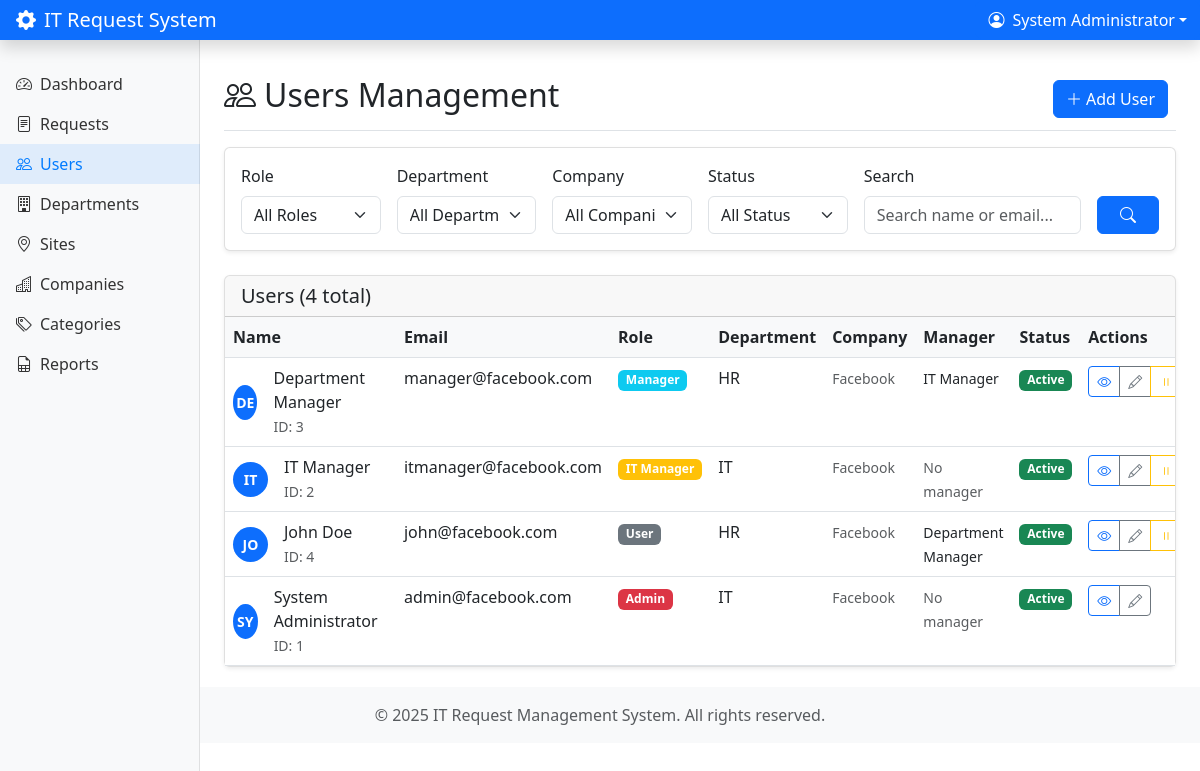
Screenshot of /users/index.php (signed in) with the database file from the repository.
### tables this page shows
CREATE TABLE `users` (
  `id` int(11) NOT NULL AUTO_INCREMENT,
  `name` varchar(255) NOT NULL,
  `email` varchar(255) NOT NULL,
  `password` varchar(255) NOT NULL,
  `role` enum('Admin','Manager','IT Manager','User') NOT NULL DEFAULT 'User',
  `department_id` int(11) NOT NULL,
  `company_id` int(11) NOT NULL,
  `reporting_manager_id` int(11) DEFAULT NULL,
  `is_active` tinyint(1) NOT NULL DEFAULT 1,
  `created_at` timestamp NOT NULL DEFAULT current_timestamp(),
  `updated_at` timestamp NOT NULL DEFAULT current_timestamp() ON UPDATE current_timestamp(),
  PRIMARY KEY (`id`),
  UNIQUE KEY `email` (`email`),
  KEY `fk_user_department` (`department_id`),
  KEY `fk_user_company` (`company_id`),
  KEY `fk_user_manager` (`reporting_manager_id`),
  CONSTRAINT `fk_user_company` FOREIGN KEY (`company_id`) REFERENCES `companies` (`id`),
  CONSTRAINT `fk_user_department` FOREIGN KEY (`department_id`) REFERENCES `departments` (`id`),
  CONSTRAINT `fk_user_manager` FOREIGN KEY (`reporting_manager_id`) REFERENCES `users` (`id`) ON DELETE SET NULL
);

CREATE TABLE `departments` (
  `id` int(11) NOT NULL AUTO_INCREMENT,
  `name` varchar(255) NOT NULL,
  `description` text,
  `company_id` int(11) NOT NULL,
  `created_at` timestamp NOT NULL DEFAULT current_timestamp(),
  `updated_at` timestamp NOT NULL DEFAULT current_timestamp() ON UPDATE current_timestamp(),
  PRIMARY KEY (`id`),
  KEY `fk_dept_company` (`company_id`),
  CONSTRAINT `fk_dept_company` FOREIGN KEY (`company_id`) REFERENCES `companies` (`id`) ON DELETE CASCADE
);

CREATE TABLE `companies` (
  `id` int(11) NOT NULL AUTO_INCREMENT,
  `name` varchar(255) NOT NULL,
  `description` text,
  `created_at` timestamp NOT NULL DEFAULT current_timestamp(),
  `updated_at` timestamp NOT NULL DEFAULT current_timestamp() ON UPDATE current_timestamp(),
  PRIMARY KEY (`id`),
  UNIQUE KEY `name` (`name`)
);

### users/index.php (the view, shortened to what the rows shown need)
<?php
require_once '../includes/auth.php';
$params = [];
$page = isset($_GET['page']) ? max(1, intval($_GET['page'])) : 1;
$per_page = 20;
$offset = ($page - 1) * $per_page;
$where_clause = '';
$users_query = "
    SELECT u.*, d.name as department_name, c.name as company_name,
           m.name as manager_name
    FROM users u
    JOIN departments d ON u.department_id = d.id
    JOIN companies c ON u.company_id = c.id
    LEFT JOIN users m ON u.reporting_manager_id = m.id
    $where_clause
    ORDER BY u.name ASC
    LIMIT $per_page OFFSET $offset
";
$users = fetchAll($pdo, $users_query, $params);
include '../includes/header.php';
?>
<div class="d-flex justify-content-between flex-wrap flex-md-nowrap align-items-center pt-3 pb-2 mb-3 border-bottom">
    <h1 class="h2">
        <i class="bi bi-people me-2"></i>Users Management
    </h1>
</div>
<div class="card">
    <div class="card-body p-0">
        <?php if (empty($users)): ?>
            <div class="text-center py-5">
                <i class="bi bi-people display-1 text-muted"></i>
                <h4 class="mt-3">No users found</h4>
                <p class="text-muted">Try adjusting your filters or add a new user.</p>
                <?php if (hasRole(['Admin'])): ?>
                    <a href="create.php" class="btn btn-primary">
                        <i class="bi bi-plus-lg me-1"></i>Add User
                    </a>
                <?php endif; ?>
            </div>
        <?php else: ?>
            <div class="table-responsive">
                <table class="table table-hover mb-0">
                    <thead>
                        <tr>
                            <th>Name</th>
                            <th>Email</th>
                            <th>Role</th>
                            <th>Department</th>
                            <th>Company</th>
                            <th>Manager</th>
                            <th>Status</th>
                            <th>Actions</th>
                        </tr>
                    </thead>
                    <tbody>
                        <?php foreach ($users as $user): ?>
                            <tr>
                                <td>
                                    <div class="d-flex align-items-center">
                                        <div class="avatar-sm bg-primary text-white rounded-circle d-flex align-items-center justify-content-center me-3">
                                            <?php echo strtoupper(substr($user['name'], 0, 2)); ?>
                                        </div>
                                        <div>
                                            <div class="fw-medium"><?php echo htmlspecialchars($user['name']); ?></div>
                                            <small class="text-muted">ID: <?php echo $user['id']; ?></small>
                                        </div>
                                    </div>
                                </td>
                                <td><?php echo htmlspecialchars($user['email']); ?></td>
                                <td>
                                    <?php
                                    $role_class = [
                                        'Admin' => 'danger',
                                        'IT Manager' => 'warning',
                                        'Manager' => 'info',
                                        'User' => 'secondary'
                                    ];
                                    $class = $role_class[$user['role']] ?? 'secondary';
                                    ?>
                                    <span class="badge bg-<?php echo $class; ?>">
                                        <?php echo htmlspecialchars($user['role']); ?>
                                    </span>
                                </td>
                                <td>
                                    <div><?php echo htmlspecialchars($user['department_name']); ?></div>
                                </td>
                                <td>
                                    <small class="text-muted"><?php echo htmlspecialchars($user['company_name']); ?></small>
                                </td>
                                <td>
                                    <?php if ($user['manager_name']): ?>
                                        <small><?php echo htmlspecialchars($user['manager_name']); ?></small>
                                    <?php else: ?>
                                        <small class="text-muted">No manager</small>
                                    <?php endif; ?>
                                </td>
                                <td>
                                    <?php if ($user['is_active']): ?>
                                        <span class="badge bg-success">Active</span>
                                    <?php else: ?>
                                        <span class="badge bg-secondary">Inactive</span>
                                    <?php endif; ?>
                                </td>
                                <td>
                                    <div class="btn-group btn-group-sm">
                                        <a href="view.php?id=<?php echo $user['id']; ?>"
                                           class="btn btn-outline-primary" title="View">
                                            <i class="bi bi-eye"></i>
                                        </a>
                                        <?php if (hasRole(['Admin'])): ?>
                                                <a href="edit.php?id=<?php echo $user['id']; ?>"
                                                class="btn btn-outline-secondary" title="Edit">
                                                <i class="bi bi-pencil"></i>
                                            </a>
                                        <?php endif; ?>
                                        <?php if (hasRole(['Admin']) && $user['id'] != $current_user['id']): ?>
                                            <a href="toggle_status.php?id=<?php echo $user['id']; ?>"
                                               class="btn btn-outline-<?php echo $user['is_active'] ? 'warning' : 'success'; ?>"
                                               title="<?php echo $user['is_active'] ? 'Deactivate' : 'Activate'; ?>"
                                               onclick="return confirm('Are you sure you want to <?php echo $user['is_active'] ? 'deactivate' : 'activate'; ?> this user?')">
                                                <i class="bi bi-<?php echo $user['is_active'] ? 'pause' : 'play'; ?>"></i>
                                            </a>
                                        <?php endif; ?>
                                    </div>
                                </td>
                            </tr>
                        <?php endforeach; ?>
                    </tbody>
                </table>
            </div>
        <?php endif; ?>
    </div>
</div>
<?php include '../includes/footer.php'; ?>

### includes/header.php (shortened to what the rows shown need)
<?php
$current_user = getCurrentUser();
?>
<!DOCTYPE html>
<html lang="en">
<head>
    <link href="https://cdn.jsdelivr.net/npm/bootstrap@5.3.0/dist/css/bootstrap.min.css" rel="stylesheet">
    <link rel="stylesheet" href="https://cdn.jsdelivr.net/npm/bootstrap-icons@1.10.0/font/bootstrap-icons.css">
</head>
<body>
    <nav class="navbar navbar-dark sticky-top bg-primary flex-md-nowrap p-0 shadow">
        <div class="navbar-nav">
            <div class="nav-item text-nowrap">
                <div class="dropdown">
                    <button class="btn btn-primary dropdown-toggle d-flex align-items-center" type="button" data-bs-toggle="dropdown">
                        <i class="bi bi-person-circle me-2"></i>
                        <?php echo htmlspecialchars($current_user['name']); ?>
                    </button>
                </div>
            </div>
        </div>
    </nav>
    <div class="container-fluid">
        <div class="row">
            <main class="col-md-9 ms-sm-auto col-lg-10 px-md-4 main-content">

### rows the page displays
users: name "System Administrator", name "SY", id "1", email "admin@facebook.com", role "Admin", department.name "IT", company.name "Facebook", shows "No manager", is_active "Active"
users: name "DE", name "Department Manager", id "3", email "manager@facebook.com", role "Manager", department.name "HR", company.name "Facebook", reporting_manager.name "IT Manager", is_active "Active"
users: name "IT", name "IT Manager", id "2", email "itmanager@facebook.com", role "IT Manager", department.name "IT", company.name "Facebook", shows "No manager", is_active "Active"
users: name "JO", name "John Doe", id "4", email "john@facebook.com", role "User", department.name "HR", company.name "Facebook", reporting_manager.name "Department Manager", is_active "Active"

### other values shown
$total_users "4"
